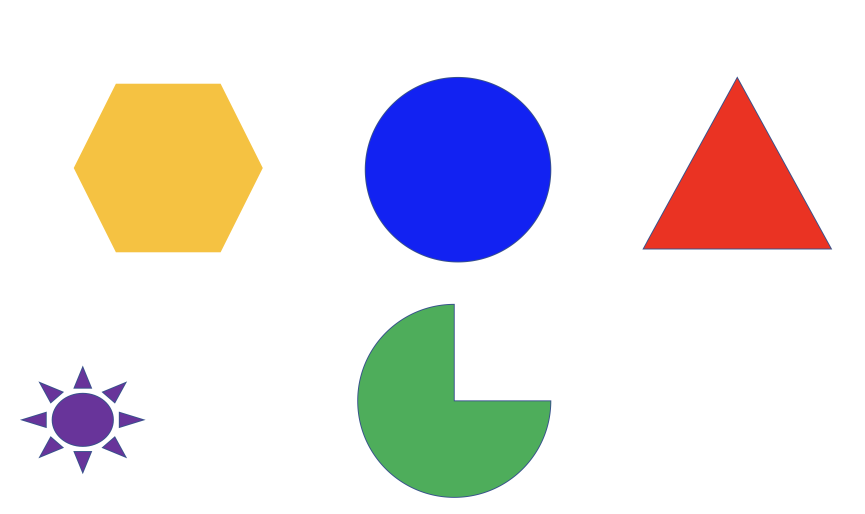
#> input picture Computer_Vision/Kobe_Prior/AS2/Assignment/static_colors.png, 2594 x 1540 px, given in place of the camera (shown at 1/3 size)
$ python task2b.py
#> lines starting #> are read from the running program, lines starting #| are printed output that depends on the picture; after the words box and inside, x2 and y2 are one past the last pixel; in counts of white or black regions, pixels touching at a corner belong together
'''
*******************************************************************
* File Name         : task2b.py
* Description       : take a picture of colors.pdf to detect green shapes, then perform
morphological transformations to clean up the mask.
*
* Revision History  :
* Date		Author 			Comments
* ------------------------------------------------------------------
* 01/27/2025	Kobe Prior	Created File
*
******************************************************************
Hardware Setup: Power on the Pi -> either connect peripherials or connect via PiConnect or other VNC service --> connect web cam
Example Excecution: -> open terminal -> navigate to the directory where the task2b.py file is located using cd command ->
run the python file using 'python task1.py' command and point the camera towards the something that may contain green.
'''

import cv2 as cv
import numpy as np
from time import sleep


# mask_green function that takes in an image and returns a mask for the green color
def mask_green(img):
    # [64, 140, 73] value using colorThresholdFinder.py from tutorial
    # green hue between 100 and 160 degrees
    # saturation    50-255
    # value         50-255
    lowergreen = np.array([50, 50, 50])
    uppergreen = np.array([80, 255, 255])
    # convert the image to hsv
    img_hsv = cv.cvtColor(img, cv.COLOR_BGR2HSV)
    #create a binary mask for the green color
    mask = cv.inRange(img_hsv, lowergreen, uppergreen)

    #apply morphological transformations to refine the mask
    #remove noise, kernal: rectangular 5x5
    mask = cv.morphologyEx(mask, cv.MORPH_OPEN, np.ones((5,5),np.uint8))
    #fill in holes, kernal: rectangualr 5x5
    mask = cv.morphologyEx(mask, cv.MORPH_CLOSE, np.ones((5,5),np.uint8))

    # check the mask to see if it worked
    cv.imshow("mask", mask)
    cv.waitKey(0)
    cv.destroyAllWindows()
    return mask

#make a function that takes in an image and a mask and identifies green shapes
def id_green(img, mask):
    #find the contours in the mask
    contours,_ = cv.findContours(mask,cv.RETR_TREE,cv.CHAIN_APPROX_SIMPLE)
    #draw the contours on the image if the area is greater than 100
    for contour in contours:
        if cv.contourArea(contour) > 400:
            x, y, w, h = cv.boundingRect(contour)
            cv.rectangle(img, (x, y), (x + w, y + h), (0, 0, 255), 2)
            cv.putText(img, 'Green', (x, y-10), cv.FONT_HERSHEY_SIMPLEX, 0.9, (0, 0, 255), 2)

    #set up display window
    #display the image with the contours
    cv.imshow("Green detection",img)
    cv.waitKey(0)
    cv.destroyAllWindows()
    return

# [10 lines of commented-out code are left out]
camera = cv.VideoCapture(0)
if not camera.isOpened():
    print("cannot open camera")
    exit()

for i in range(10):  # Discard the first 10 frames
    ret, frame = camera.read()
    sleep(0.1)  # Small delay to allow exposure to adjust
#> this loop made 10 passes
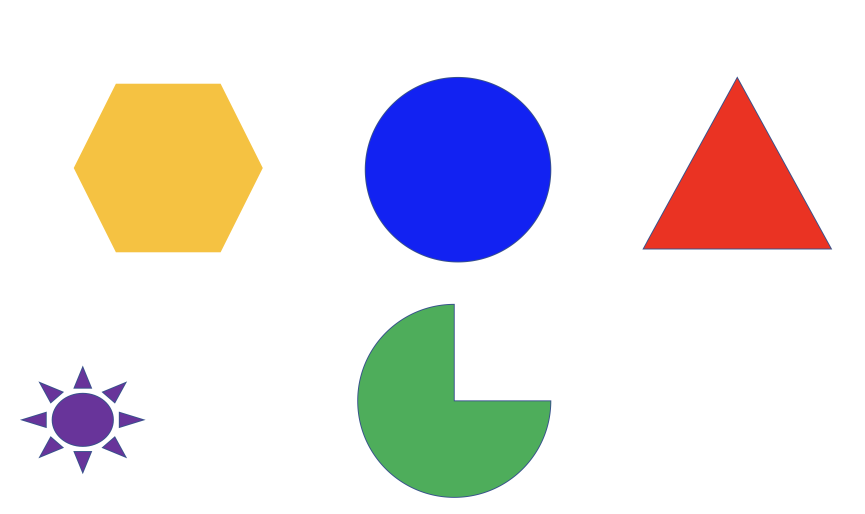
#> input picture Computer_Vision/Kobe_Prior/AS2/Assignment/static_colors.png, 2594 x 1540 px, given in place of the camera (shown at 1/3 size)

ret, frame = camera.read()
#> frame is the input picture: shape (1540, 2594, 3); mean B, G, R 226.3, 224.4, 228.5
if not ret:
    print("cannot capture frame from camera!")
    exit()
else:
    try:
        # compute mask and display contours
        id_green(frame, mask_green(frame))
#> in mask_green, `img_hsv = cv.cvtColor(img, cv.COLOR_BGR2HSV)`: img_hsv: shape (1540, 2594, 3); mean H, S, V 13.3, 41.3, 247.4
#> in mask_green, `mask = cv.inRange(img_hsv, lowergreen, uppergreen)`:
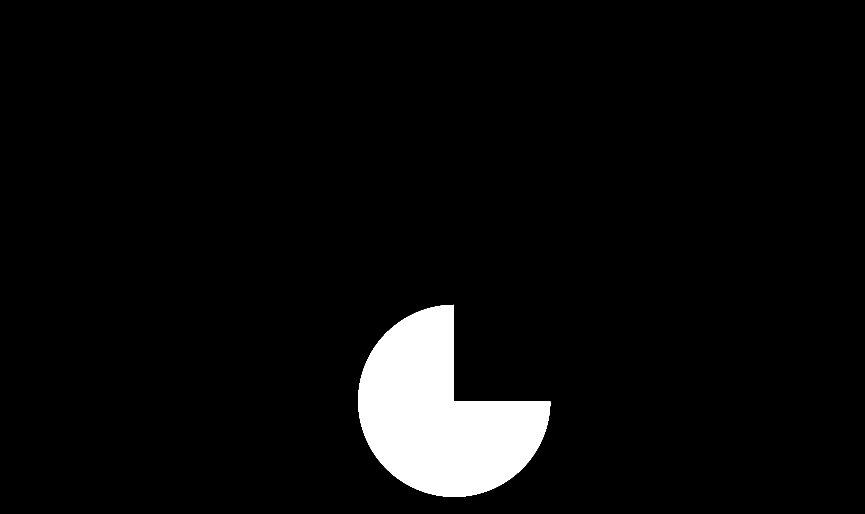
#> mask: shape (1540, 2594) (shown at 1/3 size); 4.9% white; 1 white region, box (x1, y1, x2, y2) and area: (1075, 914, 1651, 1491) 194733
#> in mask_green, `mask = cv.morphologyEx(mask, cv.MORPH_OPEN, np.ones((5,5),np.uint8))`: mask: shape (1540, 2594); 4.9% white; 1 white region
#> in id_green, `contours,_ = cv.findContours(mask,cv.RETR_TREE,cv.CHAIN_APPROX_SIMPLE)`: contours = 1 contour; box (x1, y1, x2, y2) and area: (1075, 915, 1651, 1491) 193834
#> the loop in id_green, `for contour in contours:` made 1 pass
#> (x, y, w, h) on pass 1: (1075, 915, 576, 576)
#> after the loop in id_green, `for contour in contours:`:
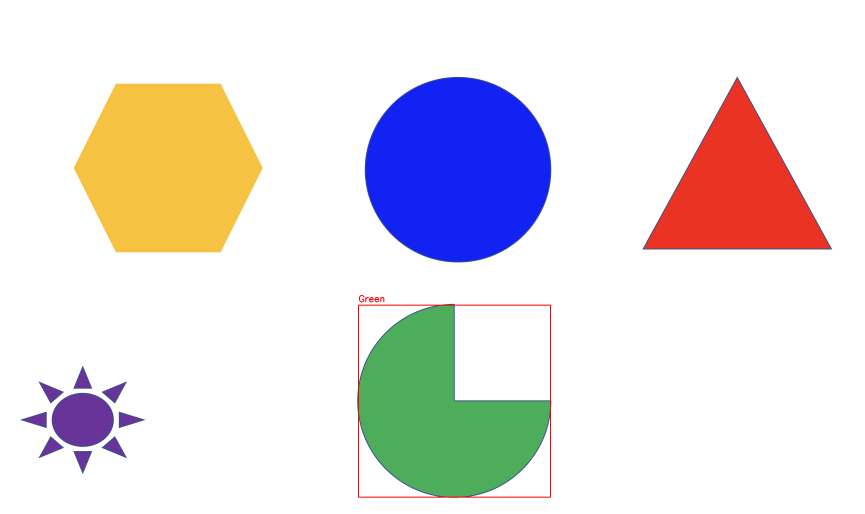
#> img: shape (1540, 2594, 3) (shown at 1/3 size); 0.19% of pixels changed, all inside (x1, y1, x2, y2) = (1074, 885, 1653, 1493)
    except:
        print("No green shapes detected!")

#turn off the camera and destroy all windows
camera.release()
cv.destroyAllWindows()
